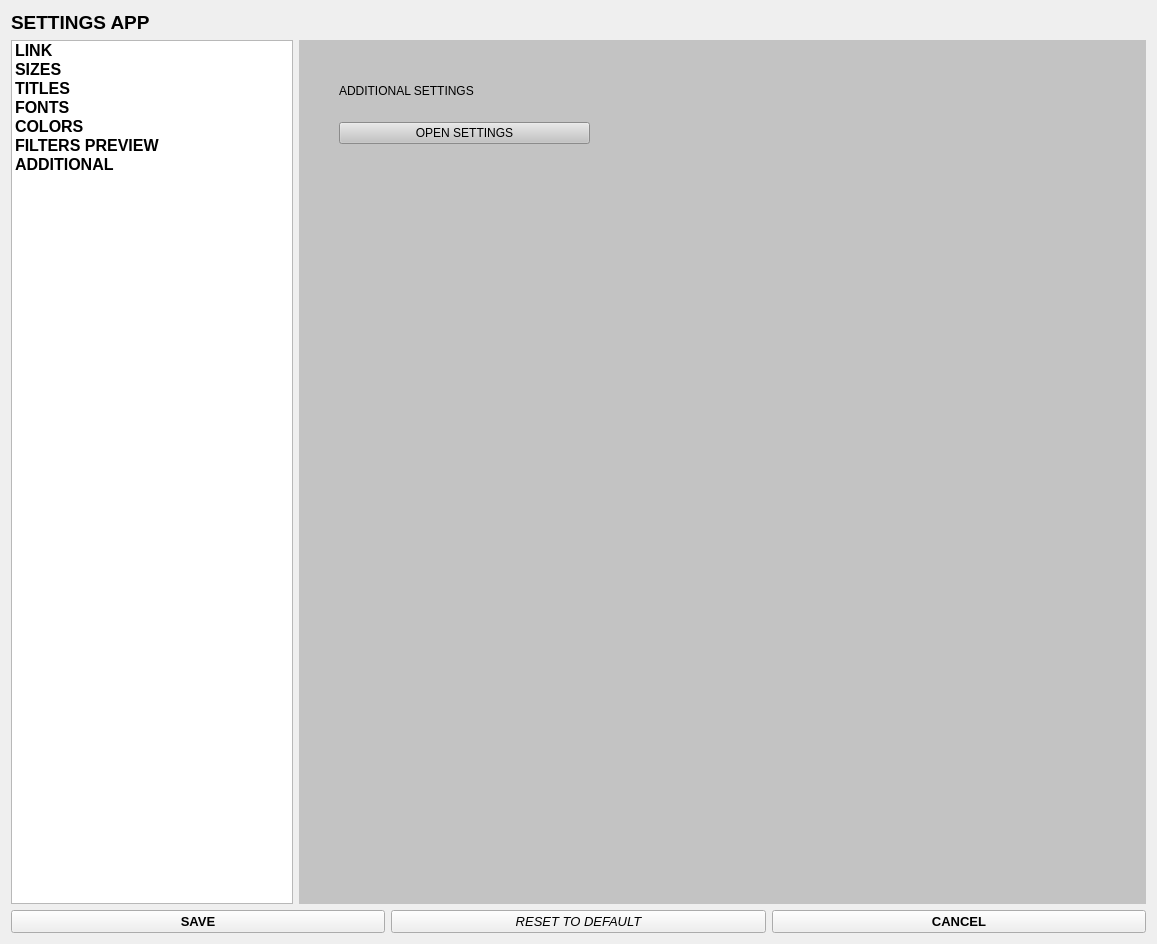
<?xml version="1.0" encoding="UTF-8"?>
<ui version="4.0">
 <class>Form</class>
 <widget class="QWidget" name="Form">
  <property name="geometry">
   <rect>
    <x>0</x>
    <y>0</y>
    <width>1157</width>
    <height>944</height>
   </rect>
  </property>
  <property name="maximumSize">
   <size>
    <width>1200</width>
    <height>1000</height>
   </size>
  </property>
  <property name="windowTitle">
   <string>SETTINGS</string>
  </property>
  <property name="styleSheet">
   <string notr="true"/>
  </property>
  <layout class="QVBoxLayout" name="verticalLayout_2">
   <item>
    <widget class="QLabel" name="label_2">
     <property name="font">
      <font>
       <pointsize>14</pointsize>
       <bold>true</bold>
      </font>
     </property>
     <property name="text">
      <string>SETTINGS APP</string>
     </property>
    </widget>
   </item>
   <item>
    <layout class="QHBoxLayout" name="horizontalLayout" stretch="1,3">
     <item>
      <widget class="QListWidget" name="listWidget">
       <property name="font">
        <font>
         <pointsize>12</pointsize>
         <bold>true</bold>
        </font>
       </property>
       <property name="resizeMode">
        <enum>QListView::Adjust</enum>
       </property>
       <property name="spacing">
        <number>10</number>
       </property>
       <item>
        <property name="text">
         <string>LINK</string>
        </property>
       </item>
       <item>
        <property name="text">
         <string>SIZES</string>
        </property>
       </item>
       <item>
        <property name="text">
         <string>TITLES</string>
        </property>
       </item>
       <item>
        <property name="text">
         <string>FONTS</string>
        </property>
       </item>
       <item>
        <property name="text">
         <string>COLORS</string>
        </property>
       </item>
       <item>
        <property name="text">
         <string>FILTERS PREVIEW</string>
        </property>
       </item>
       <item>
        <property name="text">
         <string>ADDITIONAL</string>
        </property>
       </item>
      </widget>
     </item>
     <item>
      <widget class="QStackedWidget" name="stackedWidget">
       <property name="styleSheet">
        <string notr="true">background-color: rgb(195, 195, 195);</string>
       </property>
       <property name="currentIndex">
        <number>6</number>
       </property>
       <widget class="QWidget" name="URL">
        <widget class="QWidget" name="layoutWidget">
         <property name="geometry">
          <rect>
           <x>60</x>
           <y>40</y>
           <width>601</width>
           <height>50</height>
          </rect>
         </property>
         <layout class="QVBoxLayout" name="verticalLayout_4">
          <item>
           <widget class="QLabel" name="label_url">
            <property name="text">
             <string>CALENDAR LINK:</string>
            </property>
           </widget>
          </item>
          <item>
           <widget class="QLineEdit" name="lineEdit_url">
            <property name="placeholderText">
             <string>https://</string>
            </property>
           </widget>
          </item>
         </layout>
        </widget>
       </widget>
       <widget class="QWidget" name="SIZE">
        <widget class="QWidget" name="layoutWidget">
         <property name="geometry">
          <rect>
           <x>60</x>
           <y>50</y>
           <width>401</width>
           <height>264</height>
          </rect>
         </property>
         <layout class="QVBoxLayout" name="verticalLayout_5">
          <property name="spacing">
           <number>20</number>
          </property>
          <item>
           <layout class="QHBoxLayout" name="horizontalLayout_3" stretch="3,1">
            <item>
             <widget class="QLabel" name="label_size_w">
              <property name="text">
               <string>WIDTH:</string>
              </property>
             </widget>
            </item>
            <item>
             <widget class="QSpinBox" name="spinBox_size_w">
              <property name="suffix">
               <string/>
              </property>
              <property name="prefix">
               <string/>
              </property>
              <property name="minimum">
               <number>300</number>
              </property>
              <property name="maximum">
               <number>4000</number>
              </property>
              <property name="singleStep">
               <number>10</number>
              </property>
              <property name="value">
               <number>1920</number>
              </property>
             </widget>
            </item>
           </layout>
          </item>
          <item>
           <layout class="QHBoxLayout" name="horizontalLayout_4" stretch="3,1">
            <item>
             <widget class="QLabel" name="label_size_h">
              <property name="text">
               <string>HEIGHT:</string>
              </property>
             </widget>
            </item>
            <item>
             <widget class="QSpinBox" name="spinBox_size_h">
              <property name="minimum">
               <number>100</number>
              </property>
              <property name="maximum">
               <number>3000</number>
              </property>
              <property name="singleStep">
               <number>10</number>
              </property>
              <property name="value">
               <number>1080</number>
              </property>
             </widget>
            </item>
           </layout>
          </item>
          <item>
           <layout class="QHBoxLayout" name="horizontalLayout_5" stretch="3,1">
            <item>
             <widget class="QLabel" name="label_allign_left">
              <property name="text">
               <string>LEFT_INDENT:</string>
              </property>
             </widget>
            </item>
            <item>
             <widget class="QSpinBox" name="spinBox_allign_left">
              <property name="minimum">
               <number>-1000</number>
              </property>
              <property name="maximum">
               <number>1000</number>
              </property>
             </widget>
            </item>
           </layout>
          </item>
          <item>
           <layout class="QHBoxLayout" name="horizontalLayout_6" stretch="3,1">
            <item>
             <widget class="QLabel" name="label_allign_right">
              <property name="text">
               <string>RIGHT INDENT:</string>
              </property>
             </widget>
            </item>
            <item>
             <widget class="QSpinBox" name="spinBox_allign_right">
              <property name="minimum">
               <number>-1000</number>
              </property>
              <property name="maximum">
               <number>1000</number>
              </property>
             </widget>
            </item>
           </layout>
          </item>
          <item>
           <layout class="QHBoxLayout" name="horizontalLayout_7" stretch="3,1">
            <item>
             <widget class="QLabel" name="label_allign_up">
              <property name="text">
               <string>TOP INDENT:</string>
              </property>
             </widget>
            </item>
            <item>
             <widget class="QSpinBox" name="spinBox_allign_up">
              <property name="minimum">
               <number>-1000</number>
              </property>
              <property name="maximum">
               <number>1000</number>
              </property>
             </widget>
            </item>
           </layout>
          </item>
          <item>
           <layout class="QHBoxLayout" name="horizontalLayout_8" stretch="3,1">
            <item>
             <widget class="QLabel" name="label_allign_down">
              <property name="text">
               <string>BOTTOM INDENT:</string>
              </property>
             </widget>
            </item>
            <item>
             <widget class="QSpinBox" name="spinBox_allign_down">
              <property name="minimum">
               <number>-1000</number>
              </property>
              <property name="maximum">
               <number>1000</number>
              </property>
             </widget>
            </item>
           </layout>
          </item>
         </layout>
        </widget>
       </widget>
       <widget class="QWidget" name="TITLES">
        <widget class="QWidget" name="layoutWidget">
         <property name="geometry">
          <rect>
           <x>50</x>
           <y>50</y>
           <width>601</width>
           <height>241</height>
          </rect>
         </property>
         <layout class="QVBoxLayout" name="verticalLayout">
          <item>
           <layout class="QHBoxLayout" name="horizontalLayout_9" stretch="1,4">
            <item>
             <widget class="QLabel" name="label_main_title">
              <property name="text">
               <string>MAIN TITLE</string>
              </property>
             </widget>
            </item>
            <item>
             <widget class="QLineEdit" name="lineEdit_main_title"/>
            </item>
           </layout>
          </item>
          <item>
           <spacer name="verticalSpacer">
            <property name="orientation">
             <enum>Qt::Vertical</enum>
            </property>
            <property name="sizeType">
             <enum>QSizePolicy::Preferred</enum>
            </property>
            <property name="sizeHint" stdset="0">
             <size>
              <width>10</width>
              <height>40</height>
             </size>
            </property>
           </spacer>
          </item>
          <item>
           <layout class="QHBoxLayout" name="horizontalLayout_10" stretch="1,4">
            <item>
             <widget class="QLabel" name="label_left_title">
              <property name="text">
               <string>LEFT TITLE</string>
              </property>
             </widget>
            </item>
            <item>
             <widget class="QLineEdit" name="lineEdit_left_title"/>
            </item>
           </layout>
          </item>
          <item>
           <layout class="QHBoxLayout" name="horizontalLayout_11" stretch="1,4">
            <item>
             <widget class="QLabel" name="label_right_title">
              <property name="text">
               <string>RIGHT TITLE</string>
              </property>
             </widget>
            </item>
            <item>
             <widget class="QLineEdit" name="lineEdit_right_title"/>
            </item>
           </layout>
          </item>
         </layout>
        </widget>
       </widget>
       <widget class="QWidget" name="FONTS">
        <widget class="QWidget" name="layoutWidget">
         <property name="geometry">
          <rect>
           <x>50</x>
           <y>40</y>
           <width>601</width>
           <height>241</height>
          </rect>
         </property>
         <layout class="QVBoxLayout" name="verticalLayout_3">
          <item>
           <layout class="QHBoxLayout" name="horizontalLayout_12">
            <item>
             <widget class="QLabel" name="label_12">
              <property name="text">
               <string>FONT</string>
              </property>
             </widget>
            </item>
            <item>
             <widget class="QFontComboBox" name="fontComboBox"/>
            </item>
           </layout>
          </item>
          <item>
           <spacer name="verticalSpacer_2">
            <property name="orientation">
             <enum>Qt::Vertical</enum>
            </property>
            <property name="sizeType">
             <enum>QSizePolicy::Preferred</enum>
            </property>
            <property name="sizeHint" stdset="0">
             <size>
              <width>10</width>
              <height>40</height>
             </size>
            </property>
           </spacer>
          </item>
          <item>
           <layout class="QHBoxLayout" name="horizontalLayout_13" stretch="4,1">
            <item>
             <widget class="QLabel" name="label_13">
              <property name="text">
               <string>BIG SIZE</string>
              </property>
             </widget>
            </item>
            <item>
             <widget class="QSpinBox" name="spinBox_big_font"/>
            </item>
           </layout>
          </item>
          <item>
           <layout class="QHBoxLayout" name="horizontalLayout_14" stretch="4,1">
            <item>
             <widget class="QLabel" name="label_14">
              <property name="text">
               <string>MAIN SIZE</string>
              </property>
             </widget>
            </item>
            <item>
             <widget class="QSpinBox" name="spinBox_main_font"/>
            </item>
           </layout>
          </item>
          <item>
           <layout class="QHBoxLayout" name="horizontalLayout_15" stretch="4,1">
            <item>
             <widget class="QLabel" name="label_15">
              <property name="text">
               <string>REGULAR FONT</string>
              </property>
             </widget>
            </item>
            <item>
             <widget class="QSpinBox" name="spinBox_regular_font"/>
            </item>
           </layout>
          </item>
          <item>
           <layout class="QHBoxLayout" name="horizontalLayout_16" stretch="4,1">
            <item>
             <widget class="QLabel" name="label_16">
              <property name="text">
               <string>SMALL FONT</string>
              </property>
             </widget>
            </item>
            <item>
             <widget class="QSpinBox" name="spinBox_small_font"/>
            </item>
           </layout>
          </item>
         </layout>
        </widget>
       </widget>
       <widget class="QWidget" name="COLORS">
        <widget class="QWidget" name="layoutWidget">
         <property name="geometry">
          <rect>
           <x>50</x>
           <y>29</y>
           <width>411</width>
           <height>311</height>
          </rect>
         </property>
         <layout class="QVBoxLayout" name="verticalLayout_10">
          <property name="spacing">
           <number>20</number>
          </property>
          <item>
           <layout class="QVBoxLayout" name="verticalLayout_6" stretch="1,4">
            <item>
             <widget class="QLabel" name="label_color_main">
              <property name="text">
               <string>BG COLOR</string>
              </property>
             </widget>
            </item>
            <item>
             <widget class="QPushButton" name="pushButton_color_bg">
              <property name="sizePolicy">
               <sizepolicy hsizetype="Minimum" vsizetype="Preferred">
                <horstretch>0</horstretch>
                <verstretch>0</verstretch>
               </sizepolicy>
              </property>
              <property name="text">
               <string/>
              </property>
             </widget>
            </item>
           </layout>
          </item>
          <item>
           <layout class="QVBoxLayout" name="verticalLayout_7" stretch="1,3">
            <item>
             <widget class="QLabel" name="label_color_font">
              <property name="text">
               <string>FONT COLOR</string>
              </property>
             </widget>
            </item>
            <item>
             <widget class="QPushButton" name="pushButton_color_font">
              <property name="sizePolicy">
               <sizepolicy hsizetype="Minimum" vsizetype="Preferred">
                <horstretch>0</horstretch>
                <verstretch>0</verstretch>
               </sizepolicy>
              </property>
              <property name="text">
               <string/>
              </property>
             </widget>
            </item>
           </layout>
          </item>
          <item>
           <layout class="QVBoxLayout" name="verticalLayout_8" stretch="1,4">
            <item>
             <widget class="QLabel" name="label_color_left">
              <property name="text">
               <string>BG COLOR LEFT</string>
              </property>
             </widget>
            </item>
            <item>
             <widget class="QPushButton" name="pushButton_color_left">
              <property name="sizePolicy">
               <sizepolicy hsizetype="Minimum" vsizetype="Preferred">
                <horstretch>0</horstretch>
                <verstretch>0</verstretch>
               </sizepolicy>
              </property>
              <property name="text">
               <string/>
              </property>
             </widget>
            </item>
           </layout>
          </item>
          <item>
           <layout class="QVBoxLayout" name="verticalLayout_9" stretch="1,4">
            <item>
             <widget class="QLabel" name="label_color_right">
              <property name="text">
               <string>BG COLOR RIGHT</string>
              </property>
             </widget>
            </item>
            <item>
             <widget class="QPushButton" name="pushButton_color_right">
              <property name="sizePolicy">
               <sizepolicy hsizetype="Minimum" vsizetype="Preferred">
                <horstretch>0</horstretch>
                <verstretch>0</verstretch>
               </sizepolicy>
              </property>
              <property name="text">
               <string/>
              </property>
             </widget>
            </item>
           </layout>
          </item>
         </layout>
        </widget>
       </widget>
       <widget class="QWidget" name="FILTERS">
        <widget class="QWidget" name="layoutWidget">
         <property name="geometry">
          <rect>
           <x>50</x>
           <y>40</y>
           <width>231</width>
           <height>131</height>
          </rect>
         </property>
         <layout class="QVBoxLayout" name="verticalLayout_13">
          <property name="spacing">
           <number>20</number>
          </property>
          <item>
           <layout class="QVBoxLayout" name="verticalLayout_11">
            <item>
             <widget class="QLabel" name="label_21">
              <property name="text">
               <string>FILTER FOR LEFT</string>
              </property>
             </widget>
            </item>
            <item>
             <widget class="QPushButton" name="pushButton_filter_left">
              <property name="contextMenuPolicy">
               <enum>Qt::PreventContextMenu</enum>
              </property>
              <property name="whatsThis">
               <string/>
              </property>
              <property name="text">
               <string>edit</string>
              </property>
             </widget>
            </item>
           </layout>
          </item>
          <item>
           <layout class="QVBoxLayout" name="verticalLayout_12">
            <item>
             <widget class="QLabel" name="label_22">
              <property name="text">
               <string>FILTER FOR RIGHT</string>
              </property>
             </widget>
            </item>
            <item>
             <widget class="QPushButton" name="pushButton_filter_right">
              <property name="text">
               <string>edit</string>
              </property>
             </widget>
            </item>
           </layout>
          </item>
         </layout>
        </widget>
       </widget>
       <widget class="QWidget" name="CUSTOM">
        <widget class="QWidget" name="layoutWidget">
         <property name="geometry">
          <rect>
           <x>40</x>
           <y>40</y>
           <width>251</width>
           <height>64</height>
          </rect>
         </property>
         <layout class="QVBoxLayout" name="verticalLayout_14">
          <property name="spacing">
           <number>20</number>
          </property>
          <item>
           <widget class="QLabel" name="label_additional_settings">
            <property name="text">
             <string>ADDITIONAL SETTINGS</string>
            </property>
           </widget>
          </item>
          <item>
           <widget class="QPushButton" name="pushButton_additional">
            <property name="text">
             <string>OPEN SETTINGS</string>
            </property>
           </widget>
          </item>
         </layout>
        </widget>
       </widget>
      </widget>
     </item>
    </layout>
   </item>
   <item>
    <layout class="QHBoxLayout" name="horizontalLayout_2">
     <item>
      <widget class="QPushButton" name="pushButton_save">
       <property name="font">
        <font>
         <pointsize>10</pointsize>
         <bold>true</bold>
        </font>
       </property>
       <property name="text">
        <string>SAVE</string>
       </property>
      </widget>
     </item>
     <item>
      <widget class="QPushButton" name="pushButton_default">
       <property name="font">
        <font>
         <pointsize>10</pointsize>
         <italic>true</italic>
        </font>
       </property>
       <property name="text">
        <string>RESET TO DEFAULT</string>
       </property>
      </widget>
     </item>
     <item>
      <widget class="QPushButton" name="pushButton_cancel">
       <property name="font">
        <font>
         <pointsize>10</pointsize>
         <bold>true</bold>
        </font>
       </property>
       <property name="text">
        <string>CANCEL</string>
       </property>
      </widget>
     </item>
    </layout>
   </item>
  </layout>
 </widget>
 <resources/>
 <connections/>
</ui>
